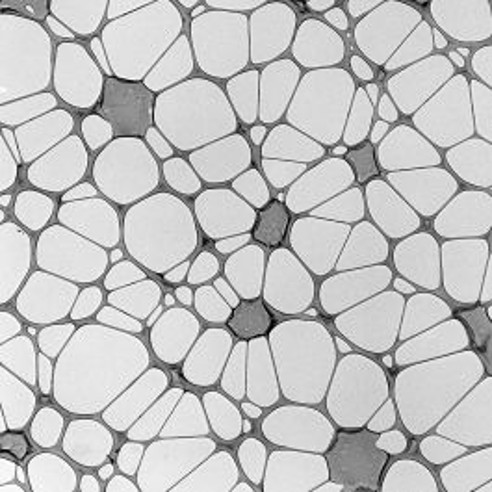
#> input picture tools/samples/Carbon_film_mask.jpg, 492 x 492 px
$ python generate_extended_lacey_carbon.py
#> lines starting #> are read from the running program, lines starting #| are printed output that depends on the picture; after the words box and inside, x2 and y2 are one past the last pixel; in counts of white or black regions, pixels touching at a corner belong together
### tools/create_lacey_carbon.py
"""Build closed, nanometre-unit STL solids from a dark-carbon image mask."""
from __future__ import annotations

import argparse
import hashlib
import json
from pathlib import Path

import numpy as np
from PIL import Image, ImageDraw
from scipy.ndimage import label
import trimesh


SAMPLES = Path(__file__).resolve().parent / 'samples'
STL_SAMPLES = Path(__file__).resolve().parents[1] / 'nion' / 'usim_device' / 'samples'


def otsu_threshold(gray):
    histogram = np.bincount(gray.ravel(), minlength=256).astype(float)
    count = histogram.cumsum()
    moment = (histogram*np.arange(256)).cumsum()
    valid = (count > 0) & (count < gray.size)
    score = np.zeros(256)
    score[valid] = (moment[-1]*count[valid]-moment[valid]*gray.size)**2 / (count[valid]*(gray.size-count[valid]))
    return int(score.argmax())


# [118 lines left out: functions resolve_diagonal_contacts, extrude_mask, copper_frame, verify, generate, not called in this run]


# [8 lines that do not run on import are left out]

### tools/generate_extended_lacey_carbon.py
"""Generate a smooth connected 54 um support using a 10 um lacey exemplar.

Random rounded Voronoi pores reproduce the exemplar's pore density and carbon
area fraction without repeating its image. STL coordinates are nanometres.
"""
from __future__ import annotations

import argparse
import hashlib
import json
from pathlib import Path

import numpy as np
from PIL import Image, ImageDraw
from scipy.ndimage import label
from scipy.spatial import Voronoi
from shapely import union_all
from shapely.geometry import Polygon, box, Point
from shapely.ops import nearest_points
import trimesh

from create_lacey_carbon import SAMPLES, STL_SAMPLES, copper_frame, otsu_threshold, verify
from smooth_lacey_carbon import rasterize


def template_statistics():
    gray = np.asarray(Image.open(SAMPLES/'Carbon_film_mask.jpg').convert('L'))
    mask = gray <= otsu_threshold(gray)
#> in otsu_threshold, `histogram = np.bincount(gray.ravel(), minlength=256).astype(float)`: histogram = 256 values, max 9920 at index 215, min 4 at index 5, mean 945.6
#> in otsu_threshold, `count = histogram.cumsum()`: count = 256 values from 13 to 242064
#> in otsu_threshold, `moment = (histogram*np.arange(256)).cumsum()`: moment = 256 values from 0 to 47378049
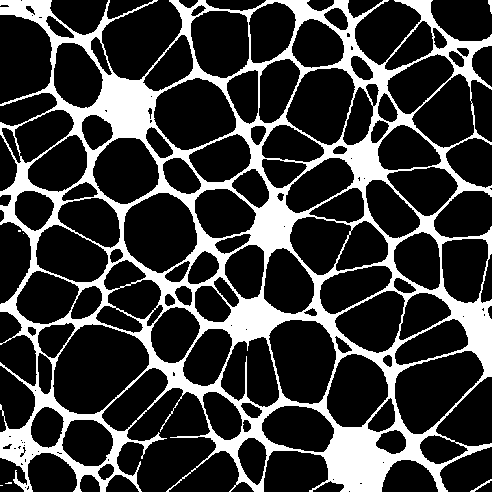
#> mask: shape (492, 492) bool; 23% white; 7 white regions (4 under 20 px), largest, box (x1, y1, x2, y2) and area: (0, 0, 492, 492) 55550, (470, 479, 492, 492) 54, (488, 0, 492, 14) 35
    labels, count = label(~mask)
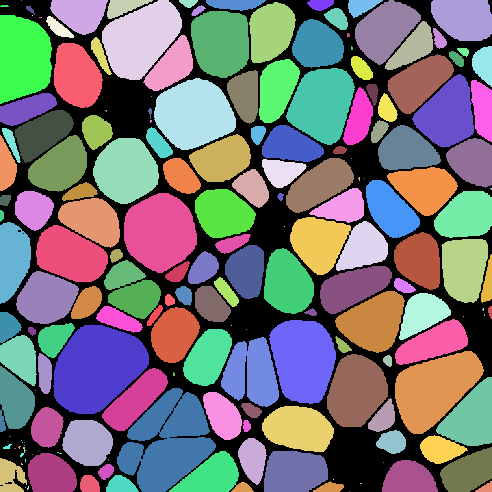
#> labels: shape (492, 492) int32; 184 distinct labels, from 0 to 183; one colour per label, 0 black
#> count = 183
    boundary = np.unique(np.concatenate((labels[0], labels[-1], labels[:, 0], labels[:, -1])))
#> boundary = 43 values from 0 to 183
    areas = np.bincount(labels.ravel())[1:] * 10000.**2 / mask.size
#> areas = 183 values, max 2559240.5 at index 135, min 413.1 at index 0, mean 420798.3
    enclosed = np.array([areas[i-1] for i in range(1, count+1) if i not in boundary and areas[i-1] > 2500.])
#> enclosed = 107 values, max 2517929.1 at index 82, min 2891.8 at index 13, mean 535797.1
    # Border pores are fractions of pores; area-weight them using the enclosed mean.
    density = float((~mask).mean()/enclosed.mean())
#> density = 1.44e-06
    return float(mask.mean()), density, enclosed


def make_carbon(seed):
    fraction, density, source_areas = template_statistics()
#> fraction = 0.23; density = 1.44e-06; source_areas has the same summary as enclosed in template_statistics
    rng = np.random.default_rng(seed)
    domain = box(-27000., -27000., 27000., 27000.)
    margin = 3000.
    count = int(round(density*(54000+2*margin)**2))
#> count = 5174
    sites = rng.uniform(-27000-margin, 27000+margin, (count, 2))
#> sites = 5174 pairs, first value -29951.2 to 29992.9, second value -29997.6 to 29995.6
    # Distant guard sites close every Voronoi cell intersecting the opening.
    guards = np.array([[-1, -1], [-1, 1], [1, -1], [1, 1]])*200000.
    voronoi = Voronoi(np.vstack((sites, guards)))
    cells = []
    for i in range(len(sites)):
        indices = voronoi.regions[voronoi.point_region[i]]
        if not indices or -1 in indices:
            continue
        cell = Polygon(voronoi.vertices[indices])
        if cell.intersects(domain):
            cells.append((cell, rng.uniform(.65, 1.4), rng.uniform(.16, .30), rng.random() < .012))
#> this loop made 5174 passes
#> indices on passes 1 to 3: [10249, 6747, 2608, 6743, 10248], [8271, 7738, 5826, 5824, 4493, 4494, 4454, 8269], [8102, 8098, 8099, 8100, 8097, 8096, 8095, 8101]
#> after the loop, cells = 4299 items

    def holes_for(width):
        holes = []
        for cell, factor, rounding, filled in cells:
            if filled:
                continue
            inset = cell.buffer(-width*factor/2)
            radius = np.sqrt(cell.area)*rounding
            hole = inset.buffer(-radius).buffer(radius, quad_segs=8).intersection(domain)
            if not hole.is_empty and hole.area > 2500.:
                holes.append(hole)
        return holes

    lower, upper = 1., 1000.
    for _ in range(15):
        width = (lower+upper)/2
        holes = holes_for(width)
        actual = 1-sum(h.area for h in holes)/domain.area
        if actual < fraction:
            lower = width
        else:
            upper = width
    holes = holes_for((lower+upper)/2)
#> holes = 4141 items
    carbon = domain.difference(union_all(holes)).simplify(2., preserve_topology=True)
    # Move only the prism if its lowest vertex is over vacuum. Never fill pores
    # or add support underneath its projection; suspended regions remain vacuum.
    prism_path = STL_SAMPLES/'hexagonal_prism.stl'
    if prism_path.exists():
        prism = trimesh.load_mesh(prism_path)
    else:
        # Recover the same prism from the current assembly if only the combined
        # model was retained; do not resample its dimensions or orientation.
        metadata = json.loads((STL_SAMPLES/'single_cathode.json').read_text(encoding='utf-8'))
#> (reads nion/usim_device/samples/single_cathode.json from the repository)
        bounds = np.asarray(metadata['models']['hexagonal_prism.stl']['bounds_nm'])
        assembly = trimesh.load_mesh(STL_SAMPLES/'hexagonal_prism_on_lacey_carbon_with_copper_grid.stl')
        triangles = assembly.triangles
        selected = (np.all((triangles >= bounds[0]-1e-3) & (triangles <= bounds[1]+1e-3), axis=(1, 2))
                    & (triangles[:, :, 2].max(axis=1) > 5.001))
        if np.count_nonzero(selected) != 20:
            raise ValueError('Cannot unambiguously recover the existing prism from the assembly')
        prism = assembly.submesh([np.flatnonzero(selected)], append=True)
    contact = prism.vertices[np.argmin(prism.vertices[:, 2])]
    inner = carbon.buffer(-10.)
    target = nearest_points(inner, Point(contact[:2]))[0]
    displacement = np.array(target.coords[0])-contact[:2]
    prism.apply_translation([*displacement, 0.])
    if not carbon.is_valid or carbon.geom_type != 'Polygon' or not carbon.covers(target):
        raise ValueError('Film must be connected and the lowest prism vertex must touch carbon')
    info = {'seed': seed, 'method': 'rounded random Voronoi pores; calibrated to 10 um exemplar',
            'coordinate_unit': 'nm', 'template_size_nm': [10000, 10000],
            'template_sha256': hashlib.sha256((SAMPLES/'Carbon_film_mask.jpg').read_bytes()).hexdigest(),
            'carbon_size_nm': [54000, 54000, 5], 'carbon_components': 1,
            'enclosed_holes': len(carbon.interiors), 'source_carbon_area_fraction': fraction,
            'carbon_area_fraction': carbon.area/domain.area, 'nominal_strut_width_nm': (lower+upper)/2,
            'source_median_pore_diameter_nm': float(np.median(2*np.sqrt(source_areas/np.pi))),
            'generated_median_pore_diameter_nm': float(np.median([2*np.sqrt(Polygon(r).area/np.pi) for r in carbon.interiors])),
            'local_cathode_support_added_area_nm2': 0., 'cathode_translation_xy_nm': displacement.tolist(),
            'copper_outer_size_nm': [85000, 85000, 10000], 'copper_opening_size_nm': [54000, 54000],
            'parts': {}}
    return carbon, prism, info


def generate(seed, output):
    region, prism, info = make_carbon(seed)
    carbon = trimesh.creation.extrude_polygon(region, 5., engine='earcut')
    copper = copper_frame(outer_nm=85000.)
    combined = trimesh.util.concatenate((carbon, copper))
    models = {'hexagonal_prism_on_lacey_carbon_with_copper_grid.stl': trimesh.util.concatenate((combined, prism))}
    expected = {'hexagonal_prism_on_lacey_carbon_with_copper_grid.stl': region.area*5+copper.volume+prism.volume}
    output.mkdir(parents=True, exist_ok=True)
    for name, mesh in models.items():
        verify(mesh, expected[name])
        mesh.export(STL_SAMPLES/name)
        loaded = trimesh.load_mesh(STL_SAMPLES/name)
        verify(loaded, expected[name])
        info['parts'][name] = {'faces': len(loaded.faces), 'watertight': bool(loaded.is_watertight),
                               'bounds_nm': loaded.bounds.tolist(), 'volume_nm3': float(loaded.volume)}
    model_info_path = STL_SAMPLES/'single_cathode.json'
    cathode = json.loads(model_info_path.read_text(encoding='utf-8'))
    dx, dy = info['cathode_translation_xy_nm']
    cathode['bottom_face_center_nm'][0] += dx
    cathode['bottom_face_center_nm'][1] += dy
    cathode['contact_points_nm'] = prism.vertices[np.isclose(prism.vertices[:, 2], 5., atol=1e-6)].tolist()
    cathode['placement'] = 'Lowest prism vertex touches unmodified carbon at z=5 nm; partial projection over vacuum is allowed.'
    cathode['film_source_sha256'] = hashlib.sha256(carbon.export(file_type='stl')).hexdigest()
    cathode['models']['hexagonal_prism.stl'] = {'faces': len(prism.faces), 'watertight': True,
        'bounds_nm': prism.vertices.astype(np.float32).astype(float).min(axis=0).reshape(1, 3).tolist()
        + prism.vertices.astype(np.float32).astype(float).max(axis=0).reshape(1, 3).tolist(),
        'volume_nm3': float(prism.volume)}
    cathode['stl_exports'] = list(models)
    cathode['support_generation'] = {k: info[k] for k in ('seed', 'method', 'template_size_nm', 'local_cathode_support_added_area_nm2', 'cathode_translation_xy_nm', 'copper_outer_size_nm')}
    for name in cathode['models']:
        if name in info['parts']:
            cathode['models'][name] = info['parts'][name]
    text = json.dumps(cathode, indent=2)
    model_info_path.write_text(text, encoding='utf-8')
    (SAMPLES/'hexagonal_prism'/'model_info.json').write_text(text, encoding='utf-8')
    from create_hexagonal_prism import preview
    preview(prism, region, SAMPLES/'hexagonal_prism')
    film = rasterize([region], size=2700)
    film.save(output/'carbon_54um_top_view.png')
    composite = Image.new('RGB', (1100, 1180), 'white')
    draw = ImageDraw.Draw(composite)
    draw.rectangle((50, 50, 1050, 1050), fill='#b77942')
    film_pixels = round(1000*54/85)
    border = 50+(1000-film_pixels)//2
    composite.paste(film.resize((film_pixels, film_pixels), Image.Resampling.LANCZOS).convert('RGB'), (border, border))
    draw.text((50, 1080), 'Synthetic lacey carbon: 54 x 54 um, 5 nm; copper: 85 x 85 um, 10 um', fill='black')
    composite.save(output/'lacey_carbon_grid_top_view.png')
    # Show a physical 10 um field next to the original 10 um image.
    pixels = round(2700*10000/54000)
    crop = film.crop((1350-pixels//2, 1350-pixels//2, 1350+pixels//2, 1350+pixels//2))
    comparison = Image.new('RGB', (1040, 560), 'white')
    comparison.paste(Image.open(SAMPLES/'Carbon_film_mask.jpg').resize((492, 492)), (10, 45))
    comparison.paste(crop.resize((492, 492)).convert('RGB'), (530, 45))
    draw = ImageDraw.Draw(comparison)
    draw.text((10, 10), 'Original: approximately 10 x 10 um', fill='black')
    draw.text((530, 10), 'Generated: 10 x 10 um crop', fill='black')
    comparison.save(output/'scale_comparison.png')
    (output/'model_info.json').write_text(json.dumps(info, indent=2), encoding='utf-8')
    print(json.dumps(info, indent=2))


if __name__ == '__main__':
    parser = argparse.ArgumentParser(description=__doc__)
    parser.add_argument('--seed', type=int, default=20261009)
    parser.add_argument('--output', type=Path, default=SAMPLES/'lacey_carbon_generated')
    args = parser.parse_args()
    generate(args.seed, args.output)
#> (the call stopped at in make_carbon, `assembly = trimesh.load_mesh(STL_SAMPLES/'hexagonal_prism_on_lacey_car..`: trimesh is not available in this run)
